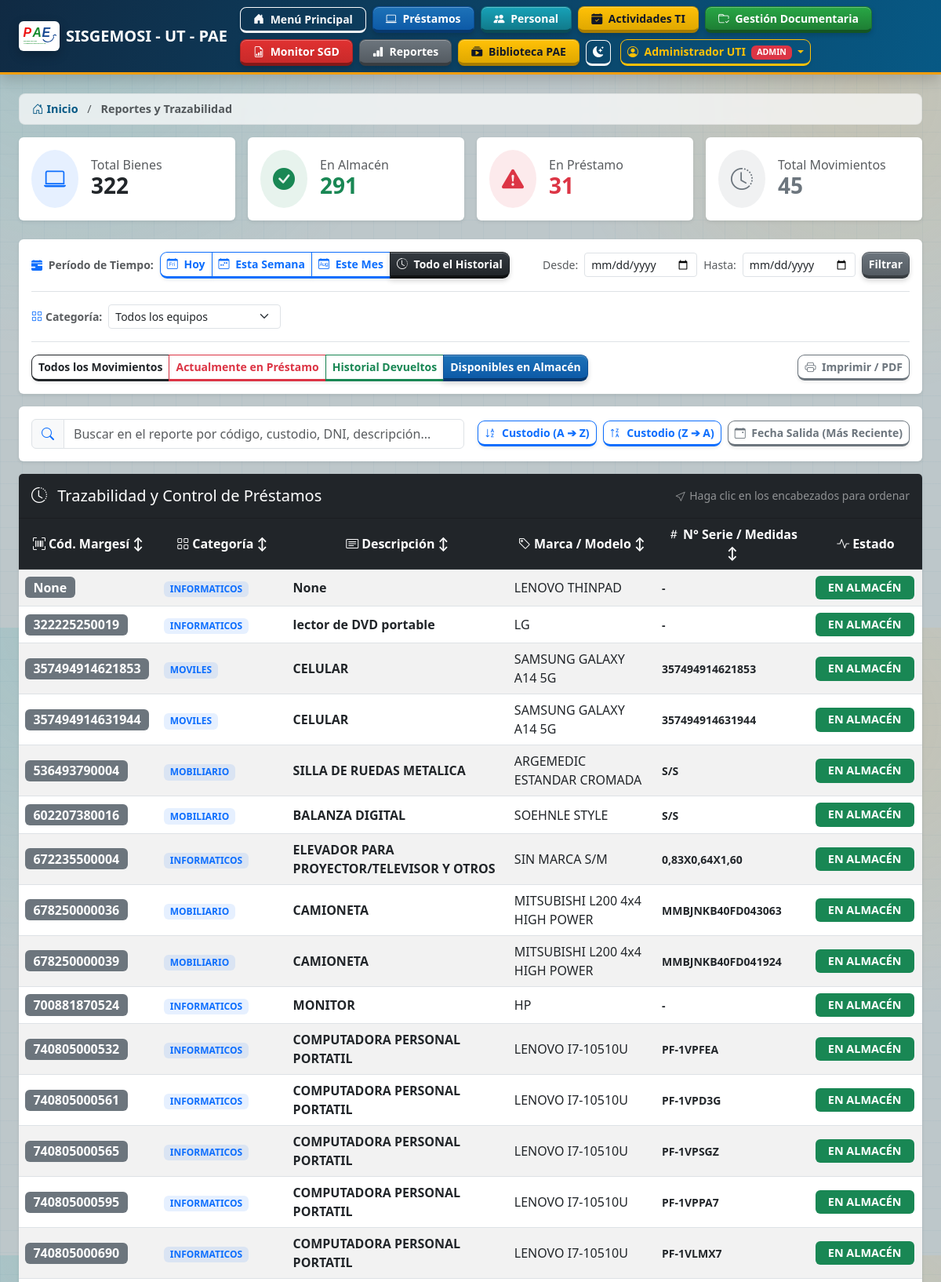
The page /reportes?categoria=TODAS&estado=EN_ALMACEN&periodo=TODOS (signed in, upper part) on the database its author committed.
### tables this page shows
CREATE TABLE equipos (
        id INTEGER PRIMARY KEY AUTOINCREMENT,
        codigo_interno TEXT UNIQUE NOT NULL,
        tipo_equipo TEXT NOT NULL,
        marca TEXT,
        modelo TEXT,
        numero_serie TEXT,
        imei_1 TEXT,
        imei_2 TEXT,
        numero_linea TEXT,
        accesorios TEXT,
        estado TEXT DEFAULT 'EN ALMACEN'
    , categoria TEXT DEFAULT 'INFORMATICOS', codigo_margesi TEXT, descripcion TEXT, serie_medidas TEXT, estado_conservacion TEXT DEFAULT 'BUENO', color TEXT, sede TEXT DEFAULT 'ABANCAY', valor_inicial TEXT, valor_neto TEXT, observaciones TEXT, celular_institucional TEXT, nivel_ubicacion TEXT, ambiente_ubicacion TEXT);

### app.py (the view)
@app.route("/reportes")
@permiso_requerido("reportes", "ver")
@login_required
def ver_reportes():
    filtro_estado = request.args.get("estado", "TODOS")
    categoria = request.args.get("categoria", "TODAS").upper()
    if categoria not in ["TODAS", "MOVILES", "TOKENS", "INFORMATICOS", "MOBILIARIO"]:
        categoria = "TODAS"
    periodo = request.args.get("periodo", "TODOS").upper()
    f_desde = request.args.get("desde", "")
    f_hasta = request.args.get("hasta", "")
    conn = get_db()
    cursor = conn.cursor()
    categoria_where = "" if categoria == "TODAS" else " AND categoria = ?"
    categoria_param = [] if categoria == "TODAS" else [categoria]
    total_equipos = cursor.execute(
        "SELECT COUNT(*) FROM equipos WHERE categoria IN ('MOVILES', 'TOKENS', 'INFORMATICOS', 'MOBILIARIO')" + categoria_where,
        categoria_param
    ).fetchone()[0]
    total_almacen = cursor.execute(
        "SELECT COUNT(*) FROM equipos WHERE estado = 'EN ALMACEN' AND categoria IN ('MOVILES', 'TOKENS', 'INFORMATICOS', 'MOBILIARIO')" + categoria_where,
        categoria_param
    ).fetchone()[0]
    total_prestamo = cursor.execute(
        "SELECT COUNT(*) FROM equipos WHERE estado = 'EN PRESTAMO' AND categoria IN ('MOVILES', 'TOKENS', 'INFORMATICOS', 'MOBILIARIO')" + categoria_where,
        categoria_param
    ).fetchone()[0]
    total_historico_query = "SELECT COUNT(*) FROM prestamos p JOIN equipos e ON p.equipo_id = e.id"
    if categoria != "TODAS":
        total_historico_query += " WHERE e.categoria = ?"
    total_historico = cursor.execute(total_historico_query, categoria_param).fetchone()[0]
    base_query = """
    SELECT
        p.id AS prestamo_id,
        p.fecha_prestamo,
        p.fecha_devolucion,
        p.estado AS estado_prestamo,
        p.observaciones_entrega,
        p.observaciones_devolucion,
        p.archivo_acta_entrega,
        e.codigo_margesi,
        e.categoria,
        e.descripcion,
        e.marca,
        e.modelo,
        e.serie_medidas,
        t.dni AS trabajador_dni,
        (t.nombres || ' ' || t.apellido_paterno || ' ' || t.apellido_materno) AS trabajador_nombre,
        t.cargo AS trabajador_cargo,
        t.telefono AS trabajador_telefono
    FROM prestamos p
    JOIN equipos e ON p.equipo_id = e.id
    JOIN trabajadores t ON p.trabajador_id = t.id
    WHERE 1=1
    """
    params = []
    if categoria != "TODAS":
        base_query += " AND e.categoria = ?"
        params.append(categoria)
    if filtro_estado == "EN_PRESTAMO":
        base_query += " AND p.estado = 'ACTIVO'"
    elif filtro_estado == "DEVUELTOS":
        base_query += " AND p.estado = 'DEVUELTO'"
    if periodo == "HOY":
        base_query += " AND (date(p.fecha_prestamo) = date('now', 'localtime') OR date(p.fecha_devolucion) = date('now', 'localtime'))"
    elif periodo == "SEMANA":
        base_query += " AND (date(p.fecha_prestamo) >= date('now', '-7 days', 'localtime') OR date(p.fecha_devolucion) >= date('now', '-7 days', 'localtime'))"
    elif periodo == "MES":
        base_query += " AND (strftime('%Y-%m', p.fecha_prestamo) = strftime('%Y-%m', 'now', 'localtime') OR strftime('%Y-%m', p.fecha_devolucion) = strftime('%Y-%m', 'now', 'localtime'))"
    elif periodo == "RANGO" and f_desde and f_hasta:
        base_query += " AND date(p.fecha_prestamo) BETWEEN ? AND ?"
        params.extend([f_desde, f_hasta])
    base_query += " ORDER BY p.fecha_prestamo DESC, p.id DESC"
    movimientos = cursor.execute(base_query, params).fetchall()
    equipos_almacen = cursor.execute("""
        SELECT * FROM equipos
        WHERE estado = 'EN ALMACEN' AND categoria IN ('MOVILES', 'TOKENS', 'INFORMATICOS', 'MOBILIARIO')
    """ + categoria_where + " ORDER BY codigo_margesi ASC", categoria_param).fetchall()
    conn.close()
    return render_template("reportes.html",
                           movimientos=movimientos,
                           equipos_almacen=equipos_almacen,
                           filtro_estado=filtro_estado,
                           categoria=categoria,
                           periodo=periodo,
                           f_desde=f_desde,
                           f_hasta=f_hasta,
                           total_equipos=total_equipos,
                           total_almacen=total_almacen,
                           total_prestamo=total_prestamo,
                           total_historico=total_historico)

### templates/reportes.html (shortened to what this page needs)
{% extends "base.html" %}
{% block content %}
<nav class="breadcrumb-sisgemosi mb-3 no-print" aria-label="breadcrumb">
    <a href="/"><i class="bi bi-house-door me-1"></i>Inicio</a>
    <span class="mx-2 text-muted">/</span>
    <span class="text-muted fw-bold">Reportes y Trazabilidad</span>
</nav>
<div class="row g-3 mb-4 no-print">
    <div class="col-md-3">
        <div class="card shadow-sm border-0 bg-white">
            <div class="card-body d-flex align-items-center">
                <div class="rounded-circle bg-primary bg-opacity-10 p-3 me-3 text-primary fs-3">
                    <i class="bi bi-laptop"></i>
                </div>
                <div>
                    <h6 class="text-muted mb-0">Total Bienes</h6>
                    <h3 class="fw-bold mb-0">{{ total_equipos }}</h3>
                </div>
            </div>
        </div>
    </div>
    <div class="col-md-3">
        <div class="card shadow-sm border-0 bg-white">
            <div class="card-body d-flex align-items-center">
                <div class="rounded-circle bg-success bg-opacity-10 p-3 me-3 text-success fs-3">
                    <i class="bi bi-check-circle-fill"></i>
                </div>
                <div>
                    <h6 class="text-muted mb-0">En Almacén</h6>
                    <h3 class="fw-bold mb-0 text-success">{{ total_almacen }}</h3>
                </div>
            </div>
        </div>
    </div>
    <div class="col-md-3">
        <div class="card shadow-sm border-0 bg-white">
            <div class="card-body d-flex align-items-center">
                <div class="rounded-circle bg-danger bg-opacity-10 p-3 me-3 text-danger fs-3">
                    <i class="bi bi-exclamation-triangle-fill"></i>
                </div>
                <div>
                    <h6 class="text-muted mb-0">En Préstamo</h6>
                    <h3 class="fw-bold mb-0 text-danger">{{ total_prestamo }}</h3>
                </div>
            </div>
        </div>
    </div>
    <div class="col-md-3">
        <div class="card shadow-sm border-0 bg-white">
            <div class="card-body d-flex align-items-center">
                <div class="rounded-circle bg-secondary bg-opacity-10 p-3 me-3 text-secondary fs-3">
                    <i class="bi bi-clock-history"></i>
                </div>
                <div>
                    <h6 class="text-muted mb-0">Total Movimientos</h6>
                    <h3 class="fw-bold mb-0 text-secondary">{{ total_historico }}</h3>
                </div>
            </div>
        </div>
    </div>
</div>
<div class="card shadow-sm border-0 mb-3 bg-white no-print">
    <div class="card-body">
        <div class="d-flex flex-wrap justify-content-between align-items-center gap-2 mb-3 pb-3 border-bottom">
            <div class="d-flex flex-wrap align-items-center gap-2">
                <span class="fw-bold small text-muted"><i class="bi bi-calendar-range-fill text-primary me-1"></i> Período de Tiempo:</span>
                <div class="btn-group" role="group">
                    <a href="/reportes?categoria={{ categoria }}&estado={{ filtro_estado }}&periodo=HOY" class="btn btn-sm {% if periodo == 'HOY' %}btn-primary fw-bold{% else %}btn-outline-primary{% endif %}">
                        <i class="bi bi-calendar-day me-1"></i> Hoy
                    </a>
                    <a href="/reportes?categoria={{ categoria }}&estado={{ filtro_estado }}&periodo=SEMANA" class="btn btn-sm {% if periodo == 'SEMANA' %}btn-primary fw-bold{% else %}btn-outline-primary{% endif %}">
                        <i class="bi bi-calendar-week me-1"></i> Esta Semana
                    </a>
                    <a href="/reportes?categoria={{ categoria }}&estado={{ filtro_estado }}&periodo=MES" class="btn btn-sm {% if periodo == 'MES' %}btn-primary fw-bold{% else %}btn-outline-primary{% endif %}">
                        <i class="bi bi-calendar-month me-1"></i> Este Mes
                    </a>
                    <a href="/reportes?categoria={{ categoria }}&estado={{ filtro_estado }}&periodo=TODOS" class="btn btn-sm {% if periodo == 'TODOS' %}btn-dark fw-bold{% else %}btn-outline-dark{% endif %}">
                        <i class="bi bi-clock-history me-1"></i> Todo el Historial
                    </a>
                </div>
            </div>
            <form action="/reportes" method="GET" class="d-inline-flex align-items-center gap-2">
                <span class="small text-muted">Desde:</span>
                <input type="date" name="desde" class="form-control form-control-sm" value="{{ f_desde }}" required>
                <span class="small text-muted">Hasta:</span>
                <input type="date" name="hasta" class="form-control form-control-sm" value="{{ f_hasta }}" required>
                <button type="submit" class="btn btn-sm btn-secondary fw-bold">Filtrar</button>
            </form>
        </div>
        <div class="d-flex flex-wrap align-items-center gap-2 mb-3 pb-3 border-bottom">
            <label for="filtroCategoria" class="fw-bold small text-muted"><i class="bi bi-grid me-1 text-primary"></i>Categoría:</label>
            <select id="filtroCategoria" class="form-select form-select-sm" style="width: 220px;" onchange="cambiarCategoriaReporte(this.value)">
                <option value="TODAS" {% if categoria == 'TODAS' %}selected{% endif %}>Todos los equipos</option>
            </select>
        </div>
        <div class="d-flex flex-wrap justify-content-between align-items-center gap-2">
            <div class="btn-group flex-wrap" role="group">
                <a href="/reportes?categoria={{ categoria }}&estado=TODOS&periodo={{ periodo }}&desde={{ f_desde }}&hasta={{ f_hasta }}" class="btn {% if filtro_estado == 'TODOS' %}btn-dark{% else %}btn-outline-dark{% endif %} btn-sm">
                    Todos los Movimientos
                </a>
                <a href="/reportes?categoria={{ categoria }}&estado=EN_PRESTAMO&periodo={{ periodo }}&desde={{ f_desde }}&hasta={{ f_hasta }}" class="btn {% if filtro_estado == 'EN_PRESTAMO' %}btn-danger{% else %}btn-outline-danger{% endif %} btn-sm">
                    Actualmente en Préstamo
                </a>
                <a href="/reportes?categoria={{ categoria }}&estado=DEVUELTOS&periodo={{ periodo }}&desde={{ f_desde }}&hasta={{ f_hasta }}" class="btn {% if filtro_estado == 'DEVUELTOS' %}btn-success{% else %}btn-outline-success{% endif %} btn-sm">
                    Historial Devueltos
                </a>
                <a href="/reportes?categoria={{ categoria }}&estado=EN_ALMACEN&periodo={{ periodo }}" class="btn {% if filtro_estado == 'EN_ALMACEN' %}btn-primary{% else %}btn-outline-primary{% endif %} btn-sm">
                    Disponibles en Almacén
                </a>
            </div>
            <div class="d-flex gap-2">
                <button onclick="window.print()" class="btn btn-outline-secondary btn-sm">
                    <i class="bi bi-printer me-1"></i> Imprimir / PDF
                </button>
            </div>
        </div>
    </div>
</div>
<div class="card shadow-sm border-0 p-3 mb-3 bg-white no-print">
    <div class="row g-3 align-items-center">
        <div class="col-md-6">
            <div class="input-group">
                <span class="input-group-text bg-light"><i class="bi bi-search text-primary"></i></span>
                <input type="text" id="buscadorReporte" class="form-control" placeholder="Buscar en el reporte por código, custodio, DNI, descripción..." onkeyup="filtrarTablaReporte()">
            </div>
        </div>
        <div class="col-md-6 text-md-end">
            <div class="d-flex flex-wrap justify-content-md-end gap-2">
                <button type="button" class="btn btn-sm btn-outline-primary fw-bold" onclick="ordenarManualReporte(2, 'asc')">
                    <i class="bi bi-sort-alpha-down me-1"></i> Custodio (A ➔ Z)
                </button>
                <button type="button" class="btn btn-sm btn-outline-primary fw-bold" onclick="ordenarManualReporte(2, 'desc')">
                    <i class="bi bi-sort-alpha-up-alt me-1"></i> Custodio (Z ➔ A)
                </button>
                <button type="button" class="btn btn-sm btn-outline-secondary fw-bold" onclick="ordenarManualReporte(3, 'desc')">
                    <i class="bi bi-calendar-event me-1"></i> Fecha Salida (Más Reciente)
                </button>
            </div>
        </div>
    </div>
</div>
<div class="card shadow-sm border-0">
    <div class="card-header bg-dark text-white d-flex justify-content-between align-items-center py-3">
        <h5 class="mb-0">
            <i class="bi bi-clock-history me-2"></i>
            Trazabilidad y Control de Préstamos
        </h5>
        <small class="text-white-50"><i class="bi bi-cursor me-1"></i>Haga clic en los encabezados para ordenar</small>
    </div>
    <div class="card-body p-0">
        <div class="table-responsive">
            {% if filtro_estado == 'EN_ALMACEN' %}
            <table class="table table-hover table-striped align-middle mb-0">
                <thead class="table-dark">
                    <tr>
                        <th class="sortable-header" onclick="ordenarColumnaReporte(0)" style="width: 12%;"><i class="bi bi-upc-scan me-1"></i>Cód. Margesí <span id="sortRep0">↕</span></th>
                        <th class="sortable-header" onclick="ordenarColumnaReporte(1)" style="width: 14%;"><i class="bi bi-grid me-1"></i>Categoría <span id="sortRep1">↕</span></th>
                        <th class="sortable-header" onclick="ordenarColumnaReporte(2)" style="width: 24%;"><i class="bi bi-card-text me-1"></i>Descripción <span id="sortRep2">↕</span></th>
                        <th class="sortable-header" onclick="ordenarColumnaReporte(3)" style="width: 16%;"><i class="bi bi-tag me-1"></i>Marca / Modelo <span id="sortRep3">↕</span></th>
                        <th class="sortable-header" onclick="ordenarColumnaReporte(4)" style="width: 14%;"><i class="bi bi-hash me-1"></i>N° Serie / Medidas <span id="sortRep4">↕</span></th>
                        <th style="width: 10%;"><i class="bi bi-activity me-1"></i>Estado</th>
                    </tr>
                </thead>
                <tbody id="tbodyReportes">
                    {% for eq in equipos_almacen %}
                    <tr>
                        <td><span class="badge bg-secondary fs-6">{{ eq.codigo_margesi }}</span></td>
                        <td><span class="badge bg-primary bg-opacity-10 text-primary">{{ eq.categoria }}</span></td>
                        <td class="fw-bold">{{ eq.descripcion }}</td>
                        <td>{{ eq.marca }} {{ eq.modelo }}</td>
                        <td><small class="fw-bold">{{ eq.serie_medidas or '-' }}</small></td>
                        <td><span class="badge badge-almacen text-white px-3 py-2">EN ALMACÉN</span></td>
                    </tr>
                    {% endfor %}
                </tbody>
            </table>
            {% endif %}
        </div>
    </div>
</div>
{% endblock %}

### rows shown on the page
equipos: codigo_margesi "None", categoria "INFORMATICOS", descripcion "None", marca "LENOVO", modelo "THINPAD", serie_medidas "-"
equipos: codigo_margesi "322225250019", categoria "INFORMATICOS", descripcion "lector de DVD portable", marca "LG", serie_medidas "-"
equipos: codigo_margesi "357494914621853", categoria "MOVILES", descripcion "CELULAR", marca "SAMSUNG", modelo "GALAXY A14 5G", serie_medidas "357494914621853"
equipos: codigo_margesi "357494914631944", categoria "MOVILES", descripcion "CELULAR", marca "SAMSUNG", modelo "GALAXY A14 5G", serie_medidas "357494914631944"
equipos: codigo_margesi "536493790004", categoria "MOBILIARIO", descripcion "SILLA DE RUEDAS METALICA", marca "ARGEMEDIC", modelo "ESTANDAR CROMADA", serie_medidas "S/S"
equipos: codigo_margesi "602207380016", categoria "MOBILIARIO", descripcion "BALANZA DIGITAL", marca "SOEHNLE", modelo "STYLE", serie_medidas "S/S"
equipos: codigo_margesi "672235500004", categoria "INFORMATICOS", descripcion "ELEVADOR PARA PROYECTOR/TELEVISOR Y OTROS", marca "SIN MARCA", modelo "S/M", serie_medidas "0,83X0,64X1,60"
equipos: codigo_margesi "678250000036", categoria "MOBILIARIO", descripcion "CAMIONETA", marca "MITSUBISHI", modelo "L200 4x4 HIGH POWER", serie_medidas "MMBJNKB40FD043063"
equipos: codigo_margesi "678250000039", categoria "MOBILIARIO", descripcion "CAMIONETA", marca "MITSUBISHI", modelo "L200 4x4 HIGH POWER", serie_medidas "MMBJNKB40FD041924"
equipos: codigo_margesi "700881870524", categoria "INFORMATICOS", descripcion "MONITOR", marca "HP", serie_medidas "-"
equipos: codigo_margesi "740805000532", categoria "INFORMATICOS", descripcion "COMPUTADORA PERSONAL PORTATIL", marca "LENOVO", modelo "I7-10510U", serie_medidas "PF-1VPFEA"
equipos: codigo_margesi "740805000561", categoria "INFORMATICOS", descripcion "COMPUTADORA PERSONAL PORTATIL", marca "LENOVO", modelo "I7-10510U", serie_medidas "PF-1VPD3G"
equipos: codigo_margesi "740805000565", categoria "INFORMATICOS", descripcion "COMPUTADORA PERSONAL PORTATIL", marca "LENOVO", modelo "I7-10510U", serie_medidas "PF-1VPSGZ"
equipos: codigo_margesi "740805000595", categoria "INFORMATICOS", descripcion "COMPUTADORA PERSONAL PORTATIL", marca "LENOVO", modelo "I7-10510U", serie_medidas "PF-1VPPA7"
equipos: codigo_margesi "740805000690", categoria "INFORMATICOS", descripcion "COMPUTADORA PERSONAL PORTATIL", marca "LENOVO", modelo "I7-10510U", serie_medidas "PF-1VLMX7"

### other values the page prints
{{ session.get('nombre') }} "Administrador UTI"
{{ total_equipos }} "322"
{{ total_almacen }} "291"
{{ total_prestamo }} "31"
{{ total_historico }} "45"
